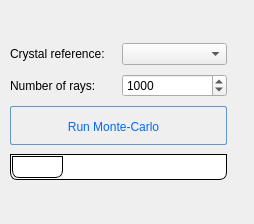
<?xml version="1.0" encoding="UTF-8"?>
<ui version="4.0">
 <class>MCAbsorptionDialog</class>
 <widget class="QDialog" name="MCAbsorptionDialog">
  <property name="windowModality">
   <enum>Qt::ApplicationModal</enum>
  </property>
  <property name="geometry">
   <rect>
    <x>0</x>
    <y>0</y>
    <width>254</width>
    <height>224</height>
   </rect>
  </property>
  <property name="windowTitle">
   <string>Monte-Carlo absorption Correction</string>
  </property>
  <widget class="QWidget" name="layoutWidget">
   <property name="geometry">
    <rect>
     <x>10</x>
     <y>40</y>
     <width>217</width>
     <height>146</height>
    </rect>
   </property>
   <layout class="QGridLayout" name="gridLayout">
    <item row="0" column="0">
     <layout class="QHBoxLayout" name="horizontalLayout">
      <item>
       <widget class="QLabel" name="label">
        <property name="text">
         <string>Crystal reference:</string>
        </property>
       </widget>
      </item>
      <item>
       <widget class="QComboBox" name="comboBox"/>
      </item>
     </layout>
    </item>
    <item row="1" column="0">
     <layout class="QHBoxLayout" name="horizontalLayout_2">
      <item>
       <widget class="QLabel" name="label_2">
        <property name="text">
         <string>Number of rays:</string>
        </property>
       </widget>
      </item>
      <item>
       <widget class="QSpinBox" name="spinBox">
        <property name="minimum">
         <number>100</number>
        </property>
        <property name="maximum">
         <number>1000000</number>
        </property>
        <property name="singleStep">
         <number>1000</number>
        </property>
        <property name="value">
         <number>1000</number>
        </property>
       </widget>
      </item>
     </layout>
    </item>
    <item row="2" column="0">
     <widget class="QPushButton" name="pushButton_run">
      <property name="styleSheet">
       <string notr="true">QPushButton:hover{
        background: qlineargradient(x1 : 0, y1 : 0, x2 : 0, y2 :   1, stop :   0.0 #ffd9aa,
                stop :   0.5 #ffbb6e, stop :   0.55 #feae42, stop :   1.0 #fedb74);
}

QPushButton {
        border: 1px solid #6593cf;
        border-radius: 2px;
        padding: 5px 15px 2px 5px;
        background: qlineargradient(x1 : 0, y1 : 0, x2 : 0, y2 :   1, stop :   0.0 #f5f9ff,
                stop :   0.5 #c7dfff, stop :   0.55 #afd2ff, stop :   1.0 #c0dbff);
        color: #006aff;
        font: bold large &quot;Arial&quot;;
        height: 30px;
}




QPushButton:pressed {
        background: qlineargradient(x1 : 0, y1 : 0, x2 : 0, y2 :   1, stop :   0.0 #c0dbff,
        stop :   0.5 #cfd26f, stop :   0.55 #c7df6f, stop :   1.0 #f5f9ff);
        padding-top: 2px;
        padding-left: 3px;

}


QPushButton:on {
        background: qlineargradient(x1 : 0, y1 : 0, x2 : 0, y2 :   1, stop :   0.0 #5AA72D,
        stop :   0.5 #B3E296, stop :   0.55 #B3E296, stop :   1.0 #f5f9ff);
        padding-top: 2px;
        padding-left: 3px;
}

QPushButton:disabled {
        background: transparent #e5e9ee;
        padding-top: 2px;        
        padding-left: 3px;
        color: black;
}</string>
      </property>
      <property name="text">
       <string>Run Monte-Carlo</string>
      </property>
     </widget>
    </item>
    <item row="3" column="0">
     <widget class="QProgressBar" name="progressBar_MCStatus">
      <property name="styleSheet">
       <string notr="true">QProgressBar {
                                         border: 1px solid black;
                                         text-align: center;
											  color: white;
                                         padding: 1px;
                                         border-bottom-right-radius: 7px;
                                         border-bottom-left-radius: 7px;
                                         background: QLinearGradient( x1: 0, y1: 0, x2: 1, y2: 0,
                                         stop: 0 #eee,
                                         stop: 0.5 #ddd,
                                         stop: 1 #eee );
                                         width: 15px;
                                         }
                                         
                                         QProgressBar::chunk {
                                         background: QLinearGradient( x1: 0, y1: 0, x2: 1, y2: 0,
                                         stop: 0 #78d,
                                         stop: 1 #238 );
                                         border-bottom-right-radius: 7px;
                                         border-bottom-left-radius: 7px;
                                         border: 1px solid black;
                                         }</string>
      </property>
      <property name="value">
       <number>24</number>
      </property>
     </widget>
    </item>
   </layout>
  </widget>
 </widget>
 <resources/>
 <connections/>
</ui>
